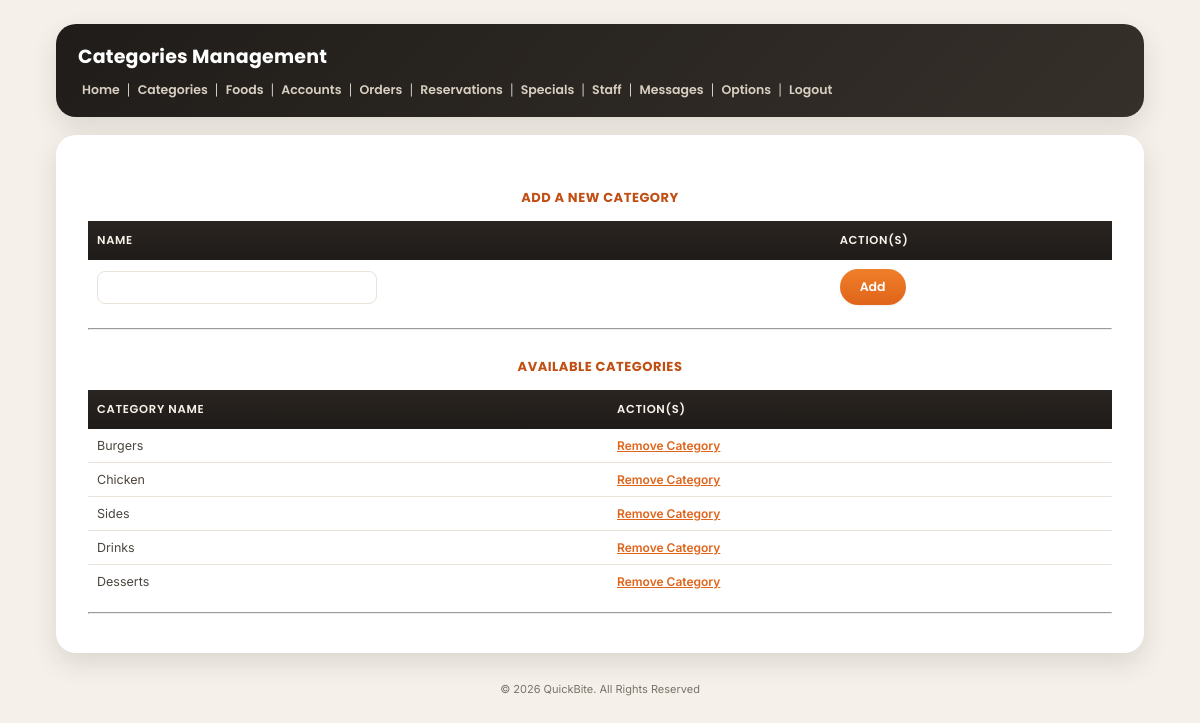
The page /admin/categories.php (signed in) on the database its author committed.
### tables this page shows
CREATE TABLE `categories` (
  `category_id` int(15) NOT NULL,
  `category_name` varchar(45) NOT NULL
);

### admin/categories.php (the view, shortened to what this page needs)
<?php
    $conn = mysqli_connect(DB_HOST, DB_USER, DB_PASSWORD,DB_DATABASE);
$result=mysqli_query($conn,"SELECT * FROM categories")
or die("There are no records to display ... \n" . mysqli_error());
?>
<!DOCTYPE html PUBLIC "-//W3C//DTD XHTML 1.0 Transitional//EN" "http://www.w3.org/TR/xhtml1/DTD/xhtml1-transitional.dtd">
<html xmlns="http://www.w3.org/1999/xhtml">
<head>
<link href="stylesheets/admin_styles.css" rel="stylesheet" type="text/css" />
<link href="stylesheets/custom-design.css" rel="stylesheet" type="text/css">
</head>
<body>
<div id="page">
<div id="header">
<h1>Categories Management</h1>
<a href="index.php">Home</a> | <a href="categories.php">Categories</a> | <a href="foods.php">Foods</a> | <a href="accounts.php">Accounts</a> | <a href="orders.php">Orders</a> | <a href="reservations.php">Reservations</a> | <a href="specials.php">Specials</a> | <a href="allocation.php">Staff</a> | <a href="messages.php">Messages</a> | <a href="options.php">Options</a> | <a href="logout.php">Logout</a>
</div>
<div id="container">
<table width="320" align="center">
<CAPTION><h3>ADD A NEW CATEGORY</h3></CAPTION>
<form name="categoryForm" id="categoryForm" action="categories-exec.php" method="post" onsubmit="return categoriesValidate(this)">
<tr>
    <th>Name</th>
    <th>Action(s)</th>
</tr>
<tr>
    <td><input type="text" name="name" class="textfield" /></td>
    <td><input type="submit" name="Submit" value="Add" /></td>
</tr>
</form>
</table>
<hr>
<table width="320" align="center">
<CAPTION><h3>AVAILABLE CATEGORIES</h3></CAPTION>
<tr>
<th>Category Name</th>
<th>Action(s)</th>
</tr>
<?php
while ($row=mysqli_fetch_array($result)){
echo "<tr>";
echo "<td>" . $row['category_name']."</td>";
echo '<td><a href="delete-category.php?id=' . $row['category_id'] . '">Remove Category</a></td>';
echo "</tr>";
}
?>
</table>
<hr>
</div>
<?php include 'footer.php'; ?>
</div>
</body>
</html>

### admin/stylesheets/admin_styles.css (style rules this page uses)
body { font: 11px Verdana, Arial, Helvetica, sans-serif; color: #666666; margin: 0px; padding: 20px 10px 0px; background:#bd6f2f url(../base-bg.gif) repeat-x top; }
.textfield { font-size: 11px; color: #333333; background: #F7F7F7; border: 1px solid #CCCCCC; padding-left: 1px; }
h1 { color: #bd6f2f; margin: 0px 0px 5px; padding: 0px 0px 3px; font: bold 18px Verdana, Arial, Helvetica, sans-serif; border-bottom: 1px dashed red; text-align:center; }
h3 { color:red; }
a { color: #2D3954; font-size: 11px; }
th { font-weight: bold; text-align: left; }
#page { width:1000px; margin:0 auto; margin-top:50px; padding-top:0px; background: beige; height:auto; }
#header { text-align:center; background:#f9dec7; }
#container { border:#bd6f2f solid 1px; padding:4px 6px 2px 6px; width:970px; margin:0 auto; background:#fff6f3; font-size:12px; text-align:justify; margin-top:20px; }

### rows shown on the page
categories: category_name "Burgers"
categories: category_name "Chicken"
categories: category_name "Sides"
categories: category_name "Drinks"
categories: category_name "Desserts"
